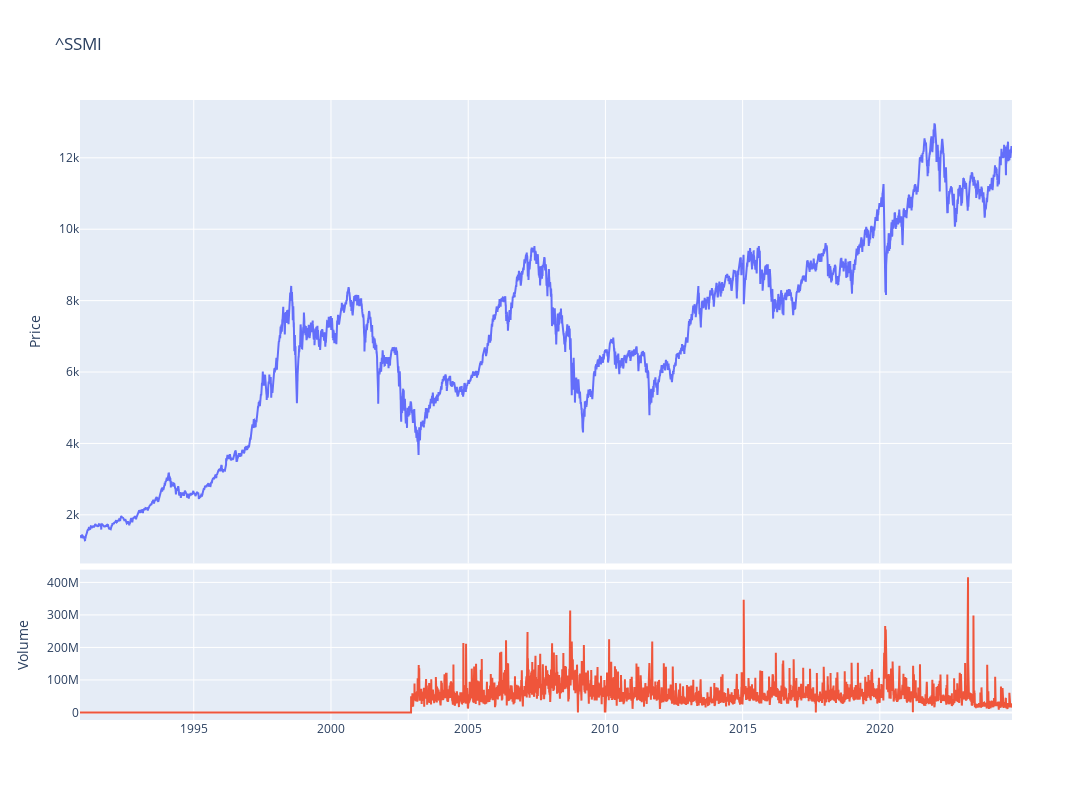

The cell this chart's notebook holds for it:
### Code cell
fig = make_subplots(rows=4, cols=1,shared_xaxes=True,vertical_spacing=0.01,specs=[[{'rowspan':3,'colspan':1}],[None],[None],[{'rowspan':1,'colspan':1}]])

# Graph (1,1)
fig.add_trace(go.Scatter(x=stock_ticker.index,y=stock_ticker['Adj Close'],mode="lines",name=f"{ticker}"),row=1, col=1)
# Update xaxis properties
fig.update_yaxes(title_text="Price", row=1, col=1)

# Graph (4,1)
fig.add_trace(go.Scatter(x=stock_ticker.index,y=stock_ticker['Volume'],mode="lines",name='Volume'),row=4, col=1)
fig.update_yaxes(title_text="Volume", row=4, col=1)

fig.update_layout(height=800, width=1300,showlegend=False,title=f"{ticker}")

fig.show()

### Figure 1 — Plotly figure (JSON) as saved in the notebook; plotly's stock layout.template omitted (floating-point values rounded to 4 significant figures; data arrays with more than 128 entries replaced by an {"elided": "..."} marker saying what was removed)
{"data": [{"mode": "lines", "name": "^SSMI", "type": "scatter", "x": {"elided": "8532 str values"}, "xaxis": "x", "y": {"elided": "8532 float values"}, "yaxis": "y"}, {"mode": "lines", "name": "Volume", "type": "scatter", "x": {"elided": "8532 str values"}, "xaxis": "x2", "y": {"elided": "8532 int values"}, "yaxis": "y2"}], "layout": {"height": 800, "showlegend": false, "title": {"text": "^SSMI"}, "width": 1300, "xaxis": {"anchor": "y", "domain": [0, 1], "matches": "x2", "showticklabels": false}, "xaxis2": {"anchor": "y2", "domain": [0, 1]}, "yaxis": {"anchor": "x", "domain": [0.2525, 1], "title": {"text": "Price"}}, "yaxis2": {"anchor": "x2", "domain": [0, 0.2425], "title": {"text": "Volume"}}}}
